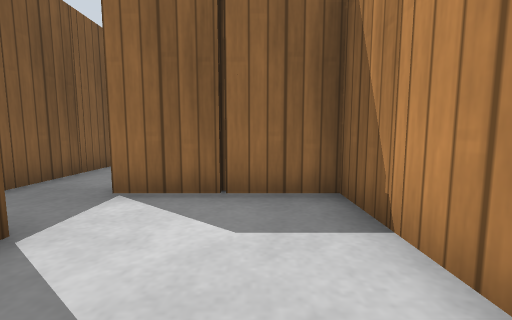
[1] (above)

24 first-person views from a walk through a robot-simulator world made for Gazebo. The camera is 0.5 m above the floor, tilts 6° down and sees 90° across. The floor is counted in squares, 0.5 m on a side. Each view is taken from the middle of a square. On the plan, view 1 faces up. The plan holds only what a view shows up to about 11 squares ahead; the rest is blank. Gazebo's built-in surfaces are drawn with simple patterns.

[2]
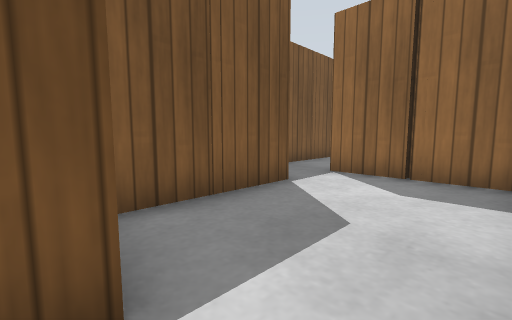

[3]
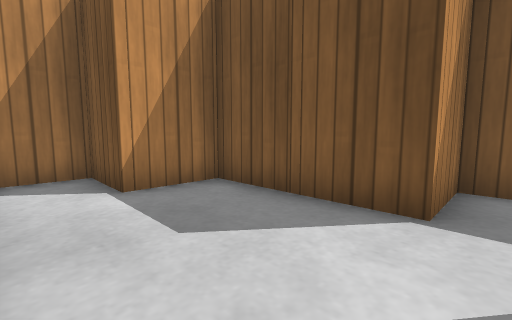

[4]
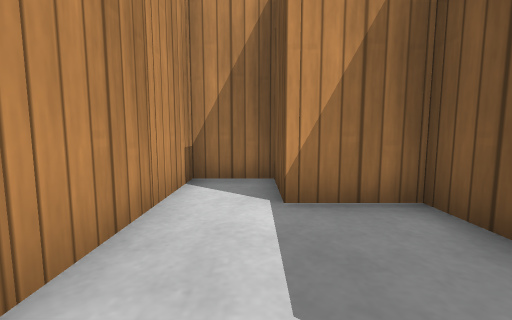

[5]
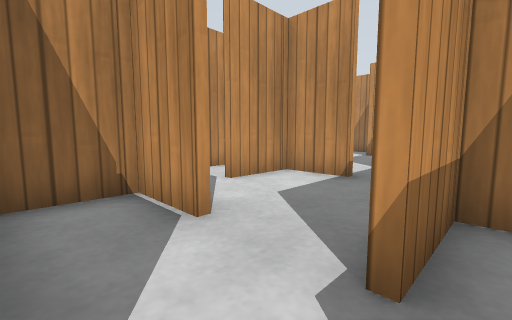

[6]
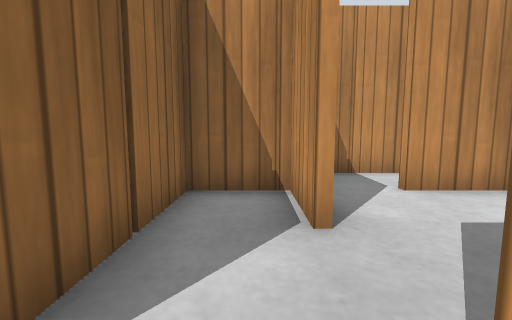

[7]
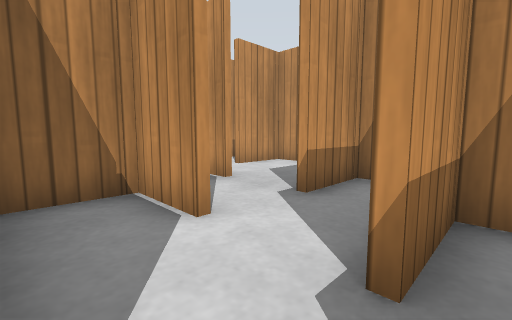

[8]
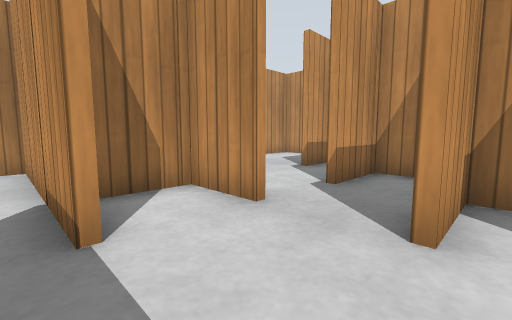

[9]
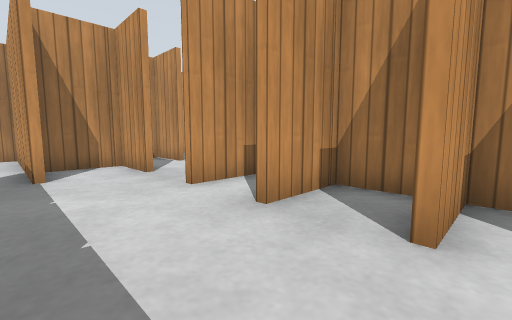

[10]
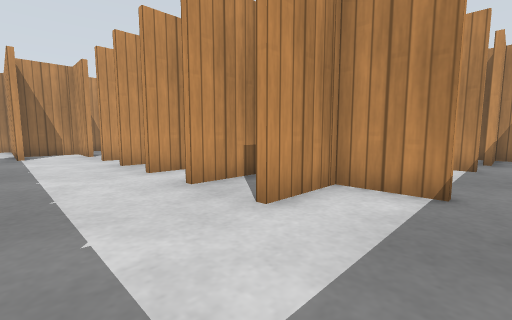

[11]
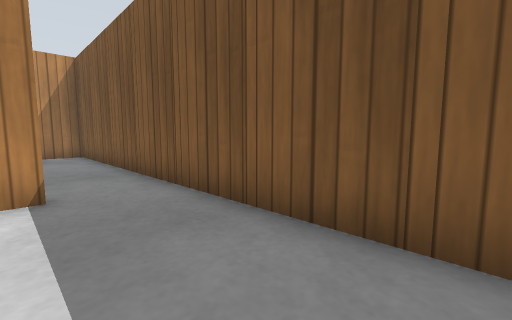

[12]
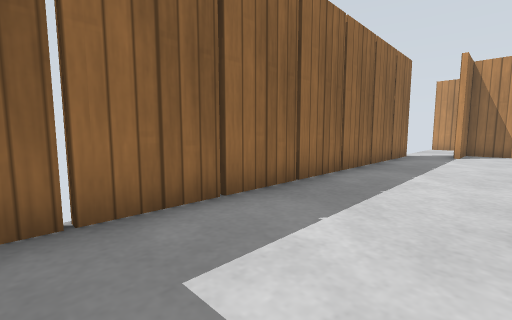

[13]
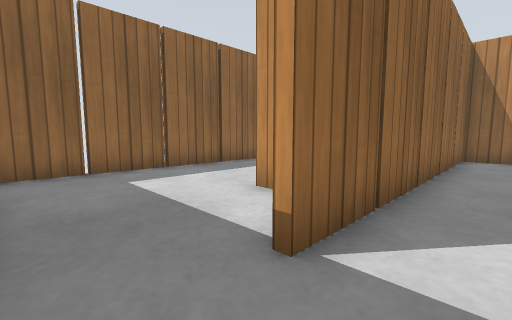

[14]
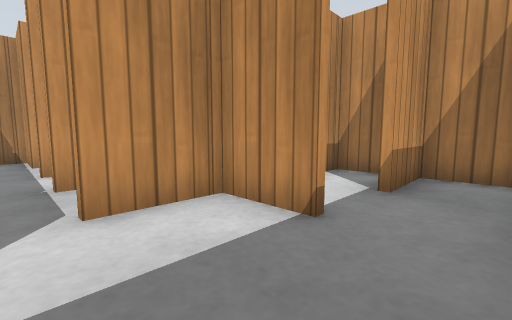

[15]
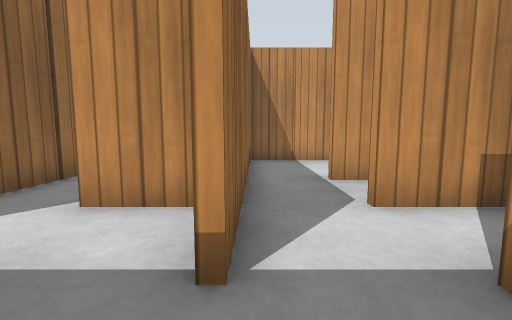

[16]
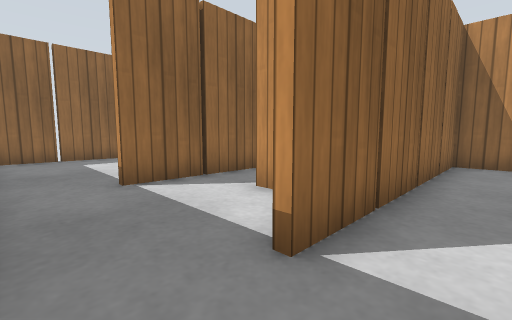

[17]
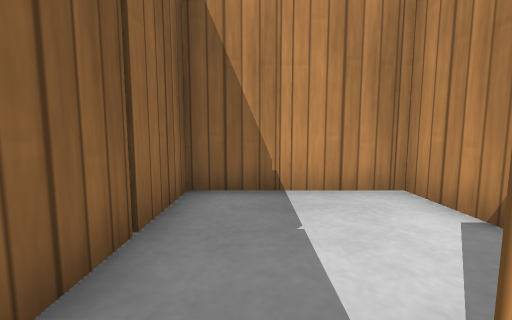

[18]
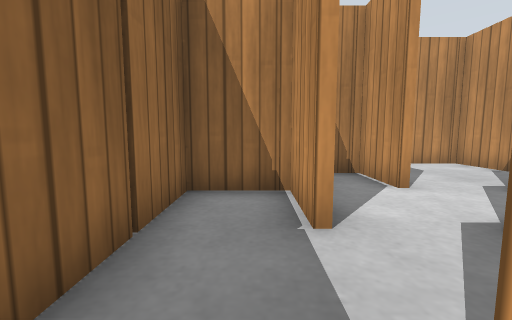

[19]
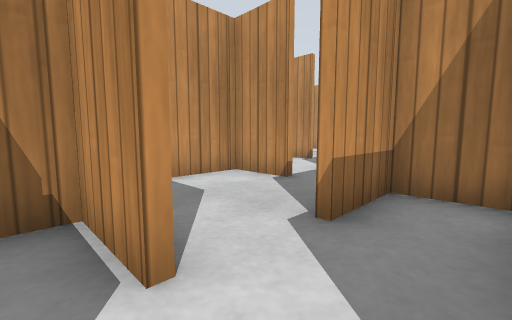

[20]
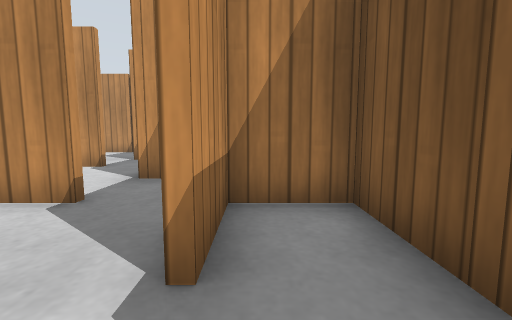

[21]
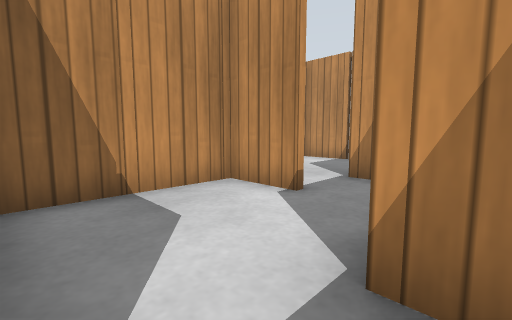

[22]
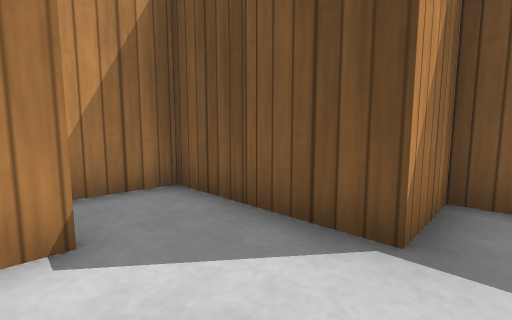

[23]
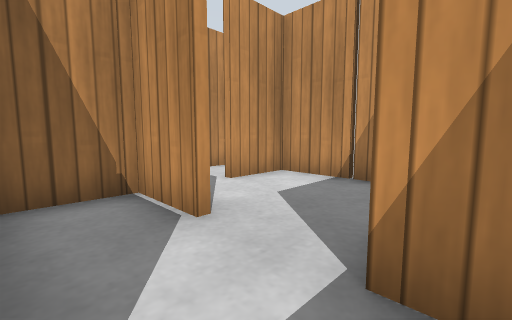

[24]
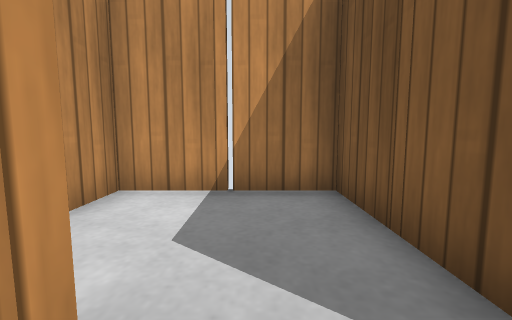

### Floor plan
Key: @ floor where view 1 was taken; # wall or solid block; . floor; P wooden post; O other object.
Columns run from 21 left of view 1 to 2 right of it. Each row starts with its distance up from view 1.
 17   ###
 16  ##P#P#P#P#P#P#
 15 P................P.P.#
 14 #..............#######
 13 P...............P# #
 12 #....#.#.#.#.#.##  #
 11 P...P#.#P#P#.#....P##
 10 #..##P#P#P#P#P.#.##P##
  9 P...........P#.#....P#
  8 #....#.#.#.## #P.#.##
  7 P...P#    ....P#.#.....#
  6 #..##P#P#P#..## #P...#.P
  5 P.........P#.....#..P#.#
  4 #..#.#.#...P.#...P.##P##
  3 O.P#P#  ..P#.#..P#.....#
  2  ## #    ##P#P.##P#....P
  1             P#....P#...#
  0             #P#....P.@.P
 -1               P#..P#...#
 -2                P.##P#..P
 -3               P#....P#P#
 -4                P#..##P##
 -5                 P#....
 -6                  P...#.
 -7                  #.P.#.#
 -8                  ####

Positions as (right, up) in squares from view 1, and headings:
1: (0, 0), facing up
2: (1, -2), facing up-left
3: (1, 3), facing down-left
4: (0, 2), facing down
5: (-5, 10), facing down-right
6: (-5, 9), facing right
7: (-7, 12), facing down-right
8: (-9, 15), facing down-right
9: (-13, 15), facing down-right
10: (-19, 15), facing down-right
11: (-18, 15), facing down-left
12: (-19, 13), facing up-right
13: (-20, 9), facing up-right
14: (-20, 9), facing down-right
15: (-20, 6), facing right
16: (-20, 5), facing up-right
17: (-15, 5), facing right
18: (-13, 9), facing right
19: (-10, 7), facing down-right
20: (-9, 6), facing down
21: (-7, 2), facing down-right
22: (-4, 1), facing down-left
23: (-5, -2), facing down-right
24: (-3, -3), facing down
